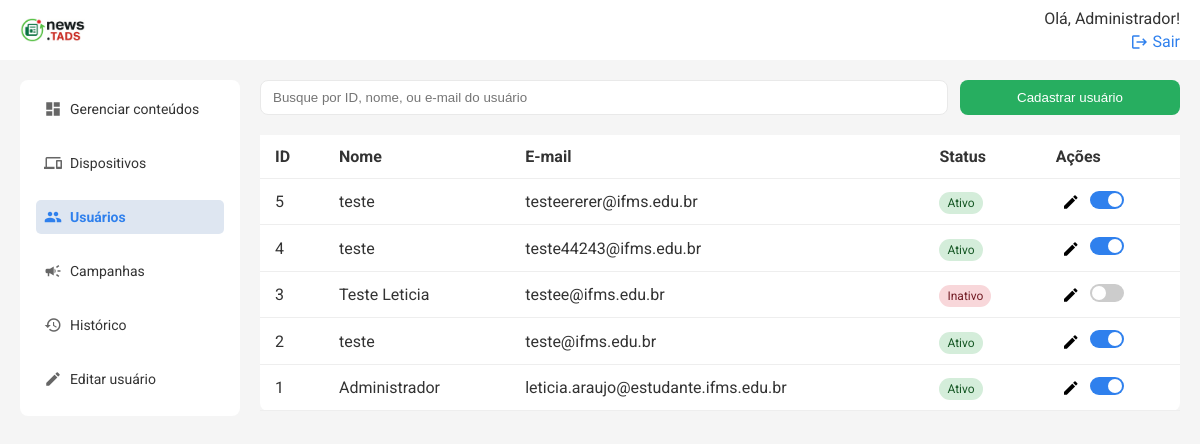
Screenshot of /api/users/list (signed in) with the database file from the repository.
### models.py (models this page shows)
class User(db.Model):
    id = db.Column(db.Integer, primary_key=True)
    name = db.Column(db.String(50), nullable=False)
    email = db.Column(db.String(120), nullable=False, unique=True)
    status = db.Column(db.String(10), nullable=False, default='Ativo')
    senha = db.Column(db.String(100), nullable=False)
    logs = db.relationship('Log', backref=db.backref('user'))
    is_admin = db.Column(db.Boolean, default=False)
    @property
    def is_active(self):
        return self.status == 'Ativo'

### routes/users.py (the view)
@users_bp.route('/list', methods=['GET'])
@login_required
@admin_required
def listar_usuarios():
    users = User.query.order_by(User.id.desc()).all()
    return render_template('usuarios.html', users=users, current_user_id=session.get('user_id'))

### templates/usuarios.html (shortened to what this page needs)
{% extends 'base.html' %} {% block title %}Usuários{% endblock %} {% block
content %}
<div class="search-cta">
    <input
        type="text"
        placeholder="Busque por ID, nome, ou e-mail do usuário"
        class="search"
        id="buscaUsuarios"
    />
    <button class="btn" onclick="openModal()">Cadastrar usuário</button>
</div>
<div class="table-wrapper">
    <table class="table">
        <thead>
            <tr>
                <th>ID</th>
                <th>Nome</th>
                <th>E-mail</th>
                <th>Status</th>
                <th>Ações</th>
            </tr>
        </thead>
        <tbody id="userTableBody">
            {% for user in users %}
            <tr>
                <td>{{ user.id }}</td>
                <td>{{ user.name }}</td>
                <td>{{ user.email }}</td>
                <td>
                    <span
                        class="status {{ 'ativo' if user.is_active else 'inativo' }}"
                    >
                        {{ 'Ativo' if user.is_active else 'Inativo' }}
                    </span>
                </td>
                <td>
                    <button
                        class="edit"
                        title="Editar usuário"
                        onclick="editUser('{{ user.id }}')"
                    >
                        <span class="material-icons">edit</span>
                    </button>
                    <label class="switch" title="Ativar/Inativar usuário">
                        <span class="slider"></span>
                    </label>
                </td>
            </tr>
            {% endfor %}
        </tbody>
    </table>
</div>
{% endblock %}

### templates/topo.html (shortened to what this page needs)
<header class="topbar">
    <a href="{{ url_for('conteudos.listar_conteudos') }}" class="logo-topo">
        <img
            src="{{ url_for('static', filename='images/if_news.png') }}"
            alt="IFMS Logo"
            style="height: 24px; vertical-align: middle; margin-right: 8px"
        />
    </a>
    <div class="profile">
        {% if session['user_name'] %}
        <span>Olá, {{ session['user_name'] }}!</span>
        <a href="{{ url_for('auth.logout') }}">
            <span class="material-icons">logout</span>
            Sair
        </a>
        {% else %}
        <a href="{{ url_for('auth.login_usuario') }}">Entrar</a>
        {% endif %}
    </div>
</header>

### static/css/styles.css (style rules this page uses)
* { box-sizing: border-box; }
body { margin: 0; font-family: 'Roboto', sans-serif; color: #333; background-color: #f5f5f5; }
.table-wrapper { flex: 1; overflow-y: auto; }
.table thead th { position: sticky; top: 0; background: white; z-index: 1; }
.topbar { width: 100%; background: #ffffff; padding-inline: 20px; box-sizing: border-box; display: flex; justify-content: space-between; align-items: center; position: fixed; top: 0; left: 0; height: 60px; z-index: 100; }
.topbar .profile a { text-align: right; font-size: 16px; color: #2f80ed; text-decoration: none; display: flex; align-items: center; gap: 4px; }
.topbar .profile a .material-icons { font-size: 16px; }
.profile { display: flex; flex-direction: column; align-items: flex-end; gap: 4px; }
.search-cta { display: flex; gap: 12px; margin-bottom: 20px; }
.search { padding: 8px 12px; width: 100%; border: 1px solid #e9e9e9; border-radius: 8px; outline: none; }
.btn { background: #27ae60; color: white; border: none; padding: 10px 15px; border-radius: 8px; min-width: 220px; }
button { cursor: pointer; }
.table { width: 100%; border-collapse: collapse; background: white; border-radius: 8px; }
.table th, .table td { padding: 12px 15px; border-bottom: 1px solid #eee; vertical-align: middle; }
.table th { text-align: left; }
.status { padding: 4px 8px; border-radius: 12px; font-size: 12px; }
.status.ativo { background: #d4edda; color: #155724; }
.status.inativo { background: #f8d7da; color: #721c24; }
.edit { background: none; border: none; cursor: pointer; }
.material-icons { font-size: 18px !important; vertical-align: middle; }
.switch { position: relative; display: inline-block; width: 34px; height: 18px; }
.slider { position: absolute; cursor: pointer; top: 0; left: 0; right: 0; bottom: 0; background-color: #ccc; transition: 0.4s; border-radius: 18px; }
.slider:before { position: absolute; content: ''; height: 14px; width: 14px; left: 2px; bottom: 2px; background-color: white; transition: 0.4s; border-radius: 50%; }
input:checked + .slider { background-color: #2f80ed; }
input:checked + .slider:before { transform: translateX(16px); }

### rows the page displays
User: user_name "Administrador", id "1", name "Administrador", email "leticia.araujo@estudante.ifms.edu.br", status "Ativo"
User: id "5", name "teste", email "testeererer@ifms.edu.br", status "Ativo"
User: id "4", name "teste", email "teste44243@ifms.edu.br", status "Ativo"
User: id "3", name "Teste Leticia", email "testee@ifms.edu.br", status "Inativo"
User: id "2", name "teste", email "teste@ifms.edu.br", status "Ativo"
